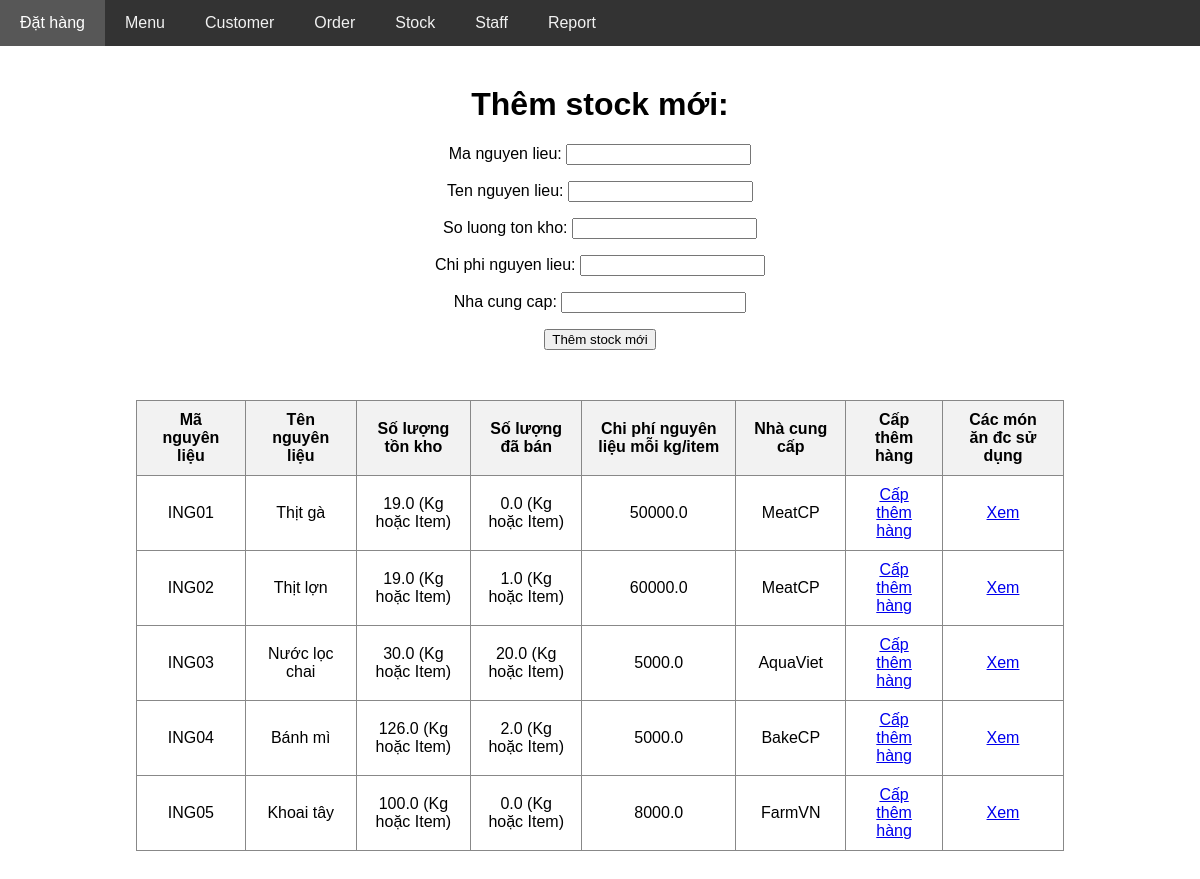
Page /core/stock/ on the earlier database version.
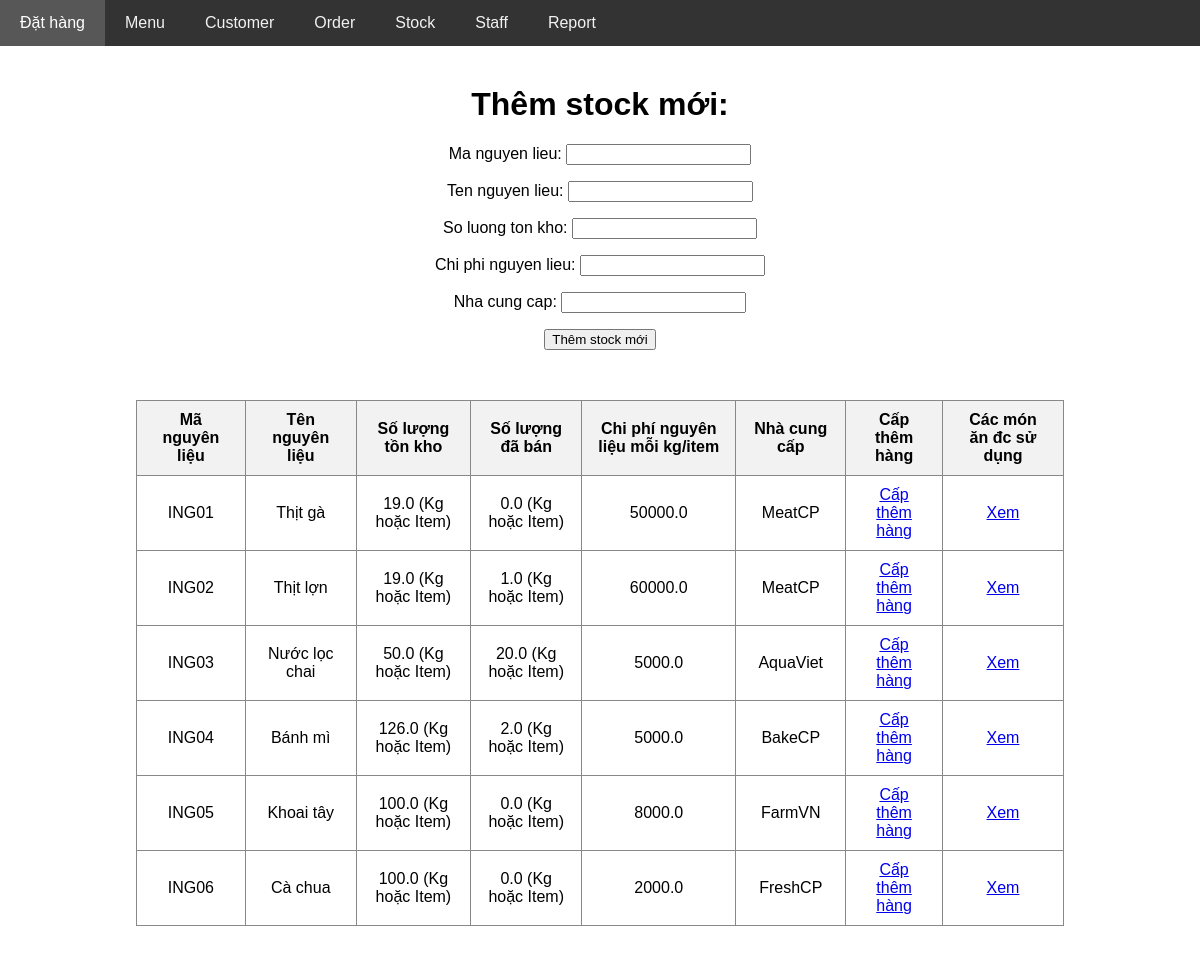
Same page on the later database version.
### core/models.py (models this page shows, shortened)
class StockIngredient(models.Model):
    ma_nguyen_lieu = models.CharField(max_length=10, unique=True)
    ten_nguyen_lieu = models.CharField(max_length=50)
    so_luong_ton_kho = models.FloatField()
    chi_phi_nguyen_lieu = models.FloatField()
    nha_cung_cap = models.CharField(max_length=100)
    used = models.FloatField(default=0)

### core/views.py (the view)
# urls.py: path('stock/', views.show_stock, name='show_stock'),
def show_stock(request):
    if request.method == 'POST':
        form = StockForm(request.POST)
        if form.is_valid():
            form.save()
            return redirect('show_stock')
    form = StockForm()
    stocks = StockIngredient.objects.all()
    return render(request, 'menu/show_stock.html', {
        'stocks': stocks,
        'form': form
    })

### core/forms.py
class StockForm(forms.ModelForm):
    class Meta:
        model = StockIngredient
        fields = ['ma_nguyen_lieu', 'ten_nguyen_lieu', 'so_luong_ton_kho', 'chi_phi_nguyen_lieu', 'nha_cung_cap']

### core/templates/menu/show_stock.html (shortened to what this page needs)
{% extends 'layout.html' %}
{% block body %}
<h1>Thêm stock mới: </h1>
<form method="post" style="text-align: center;">
    {{ form.as_p }}
    <button type="submit">Thêm stock mới</button>
</form>
<div style="display: flex; justify-content: center; margin-top: 30px;">
    <table border="1" style="text-align: center;">
        <tr>
            <th>Mã nguyên liệu</th>
            <th>Tên nguyên liệu</th>
            <th>Số lượng tồn kho</th>
            <th>Số lượng đã bán</th>
            <th>Chi phí nguyên liệu mỗi kg/item</th>
            <th>Nhà cung cấp</th>
            <th>Cấp thêm hàng</th>
            <th>Các món ăn đc sử dụng</th>
        </tr>
        {% for stock in stocks %}
            <tr>
                <td> {{stock.ma_nguyen_lieu}} </td>
                <td> {{stock.ten_nguyen_lieu}} </td>
                <td> {{stock.so_luong_ton_kho}} (Kg hoặc Item)</td>
                <td> {{stock.used}} (Kg hoặc Item)</td>
                <td> {{stock.chi_phi_nguyen_lieu}} </td>
                <td> {{stock.nha_cung_cap}} </td>
                <td>
                    <a href="{% url 'add_stock' stock.id %}">Cấp thêm hàng</a>
                </td>
                <td>
                    <a href="{% url 'show_stock_detail' stock.id %}">Xem</a>
                </td>
        {% endfor %}
    </table>
</div>
{% endblock %}

Differences in the rows shown:
changed StockIngredient "ING03": so_luong_ton_kho "30.0" → "50.0"
added StockIngredient: ma_nguyen_lieu "ING06", ten_nguyen_lieu "Cà chua", so_luong_ton_kho "100.0", used "0.0", chi_phi_nguyen_lieu "2000.0", nha_cung_cap "FreshCP"
